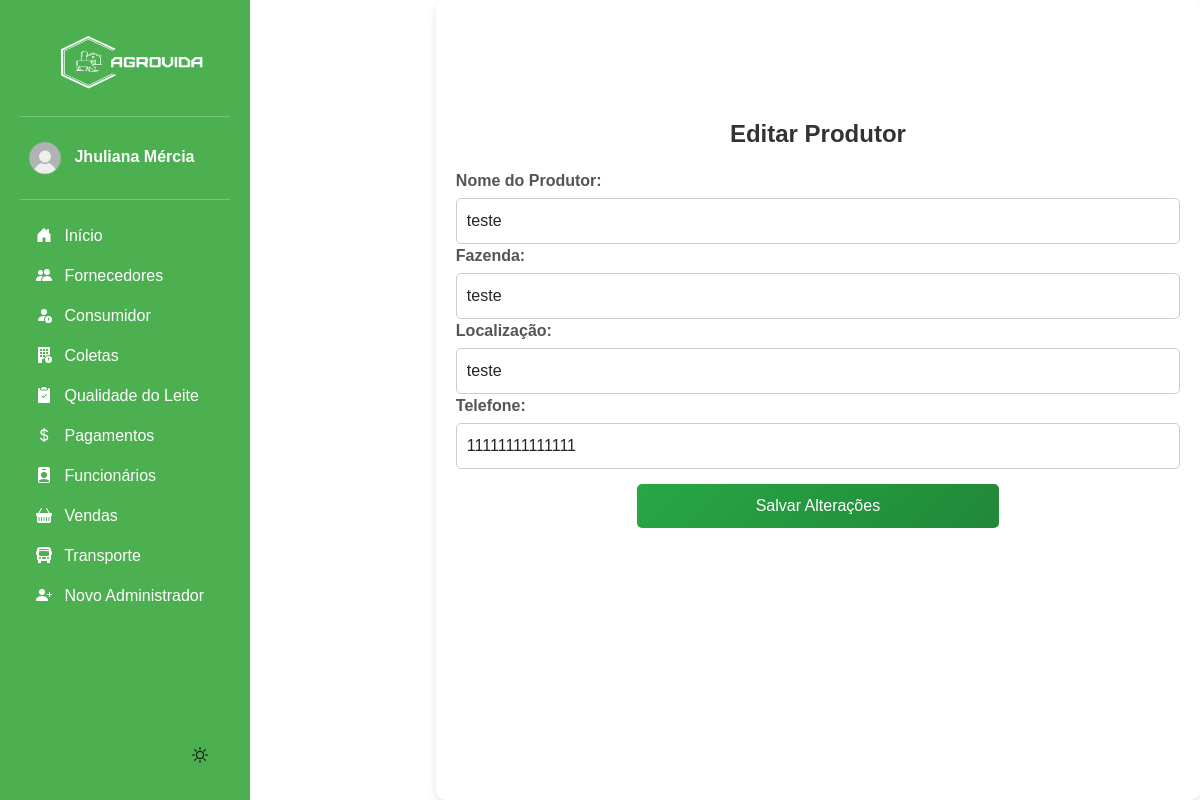
Screenshot of /editar_produtor/11/ (signed in) with the database file from the repository.
### app/models.py (models this page shows, shortened)
class Produtor(models.Model):
    nome = models.CharField(max_length=100)
    fazenda = models.CharField(max_length=150)
    localizacao = models.CharField(max_length=255)
    telefone = models.CharField(max_length=20)
    ativo = models.BooleanField(default=True)  # Campo para verificar se o produtor está ativo

### app/views.py (the view, shortened to what this page needs)
# urls.py: path('editar_produtor/<int:produtor_id>/', views.editar_produtor, name='editar_produtor'),
@login_required(login_url='login_index')
def editar_produtor(request, produtor_id):
    produtor = get_object_or_404(Produtor, id=produtor_id)
    return render(request, 'app/editar_produtor.html', {'produtor': produtor})

### app/templates/app/editar_produtor.html (shortened to what this page needs)
{% extends "base.html" %}
{% load static %}
{% block content %}
    <div class="form-container">
        <h2 class="form-title">Editar Produtor</h2>
        <form method="POST">
            <div class="form-group">
                <label for="nome">Nome do Produtor:</label>
                <input type="text" id="nome" name="nome" class="form-control input-large" value="{{ nome|default:produtor.nome }}">
                <label for="fazenda">Fazenda:</label>
                <input type="text" id="fazenda" name="fazenda" class="form-control input-large" value="{{ fazenda|default:produtor.fazenda }}">
                <label for="localizacao">Localização:</label>
                <input type="text" id="localizacao" name="localizacao" class="form-control input-large" value="{{ localizacao|default:produtor.localizacao }}">
                <label for="telefone">Telefone:</label>
                <input type="text" id="telefone" name="telefone" class="form-control input-large" value="{{ telefone|default:produtor.telefone }}">
            </div>
            <button type="submit" class="btn-submit">Salvar Alterações</button>
        </form>
    </div>
{% endblock %}

### base/templates/modulos/sidebar.html (shortened to what this page needs)
{% load static %}
<body>
<div class="container-sidebar">
    <div id="sidebar" class="sidebar">
        <img src="{% static 'img/logo.png' %}" alt="Logo" width="200" height="80" class="logo">
        <hr>
            <a href="#" class="nav-link text-white" data-bs-toggle="dropdown" aria-expanded="false" style="border-radius: 10px;">
                <img src="{% static "img/usuario.png" %}" alt="" width="50" height="50" class="rounded-circle">
                <strong>{{ request.user.first_name }}</strong>
            </a>
        <hr>
        <ul class="nav nav-pills flex-column mb-auto">
            <li>
                <a href="{% url "dashboard" %}" class="nav-link text-white">
                    <svg class="bi pe-none me-2" width="16" height="16"><use xlink:href="#home"/></svg>
                    Início
                </a>
            </li>
            <li>
                <a href="{% url "listar_produtor" %}" class="nav-link text-white">
                    <svg class="bi pe-none me-2" width="16" height="16"><use xlink:href="#produtores"/></svg>
                    Fornecedores
                </a>
            </li>
            <li>
                <a href="{% url "listar_cliente" %}" class="nav-link text-white">
                    <svg class="bi pe-none me-2" width="16" height="16"><use xlink:href="#clientes"/></svg>
                    Consumidor
                </a>
            </li>
            <li>
                <a href="{% url "listar_coleta" %}" class="nav-link text-white">
                    <svg class="bi pe-none me-2" width="16" height="16"><use xlink:href="#coleta"/></svg>
                    Coletas
                </a>
            </li>
            <li>
                <a href="{% url "listar_qualidade" %}" class="nav-link text-white">
                    <svg class="bi pe-none me-2" width="16" height="16"><use xlink:href="#qualidade"/></svg>
                    Qualidade do Leite
                </a>
            </li>
            <li>
                <a href="{% url "listar_pagamentos" %}" class="nav-link text-white">
                    <svg class="bi pe-none me-2" width="16" height="16"><use xlink:href="#dinheiro"/></svg>
                    Pagamentos
                </a>
            </li>
            <li>
                <a href="{% url "listar_funcionarios" %}" class="nav-link text-white">
                    <svg class="bi pe-none me-2" width="16" height="16"><use xlink:href="#funcionario"/></svg>
                    Funcionários
                </a>
            </li>
            <li>
                <a href="{% url "listar_vendas" %}" class="nav-link text-white">
                    <svg class="bi pe-none me-2" width="16" height="16"><use xlink:href="#venda"/></svg>
                    Vendas
                </a>
            </li>
            <li>
                <a href="{% url "listar_transporte" %}" class="nav-link text-white">
                    <svg class="bi pe-none me-2" width="16" height="16"><use xlink:href="#transporte"/></svg>
                    Transporte
                </a>
            </li>
            <li>
                <a href="{% url "cadastrar_admin" %}" class="nav-link text-white">
                    <svg class="bi pe-none me-2" width="16" height="16"><use xlink:href="#admin"/></svg>
                    Novo Administrador
                </a>
            </li>
        </ul>
        <button id="theme-toggle">
        <svg id="theme-icon" width="24" height="24" fill="currentColor"></svg>
        </button>
    </div>
    <div class="b-example-divider b-example-vr"></div>
    </div>
</body>

### base/static/css/inicio.css (style rules this page uses)
html, body { font-family: Arial, sans-serif; transition: background 0.3s, color 0.3s; height: 100vh; width: 100vw; margin: 0; display: flex; }
.b-example-divider { width: 100%; height: 3rem; }
.b-example-vr { flex-shrink: 0; width: 1.5rem; height: 100vh; }
.bi { vertical-align: -.125em; fill: currentColor; }
.nav-link { color: #222222; }
li { display: flex; width: 100%; }
.form-container { width: 800px; padding: 20px; background: #fff; border-radius: 10px; box-shadow: 0 4px 10px rgba(0, 0, 0, 0.1); text-align: center; margin-left: 150px; }
.form-title { font-size: 24px; font-weight: bold; margin-bottom: 20px; margin-top: 100px; color: #333; }
.form-group { text-align: left; margin-bottom: 15px; }
.form-group label { font-weight: bold; display: block; margin-bottom: 5px; color: #555; }
.form-control { width: 100%; padding: 10px; border: 1px solid #ccc; border-radius: 5px; font-size: 16px; transition: all 0.3s ease; height: auto; }
.btn-submit { width: 50%; padding: 10px; background: linear-gradient(135deg, #28a745, #218838); color: white; border: none; border-radius: 5px; font-size: 16px; cursor: pointer; transition: all 0.3s ease; }
#theme-toggle { display: flex; justify-content: end; align-items: end; border: none; cursor: pointer; background-color: transparent; }
#theme-icon { width: 32px; height: 32px; fill: currentColor; }
[data-bs-theme="light"] { background: #ffffff; color: #121212; transition: all 0.3s ease-in-out; }

### base/static/css/sidebar.css (style rules this page uses)
.sidebar { width: 250px; background: #4CAF50; padding: 20px; height: 100vh; color: white; position: fixed; left: 0; top: 0; bottom: 0; overflow-y: auto; display: flex; flex-direction: column; z-index: 1000; }
.container-sidebar { height: 100vh; width: 300px; }

### rows the page displays
Produtor: nome "teste", fazenda "teste", localizacao "teste", telefone "11111111111111"

### other values shown
{{ request.user.first_name }} "Jhuliana Mércia"
